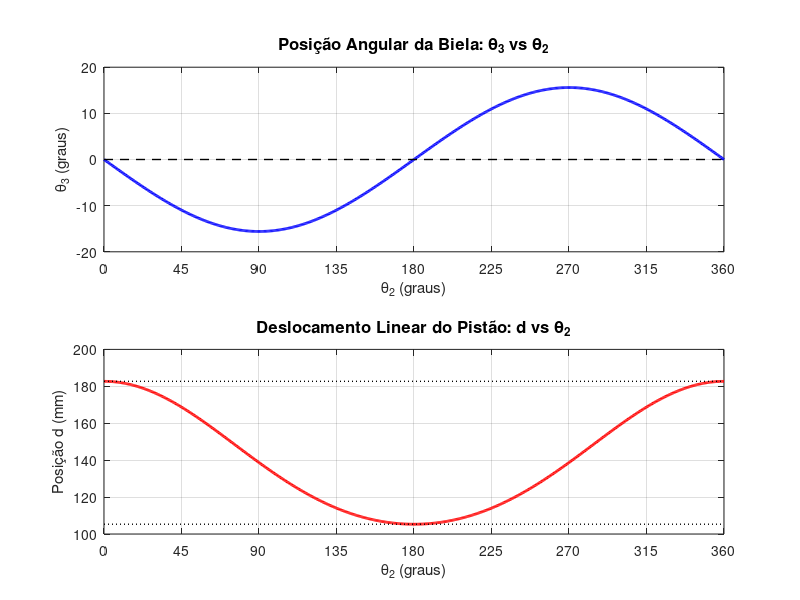
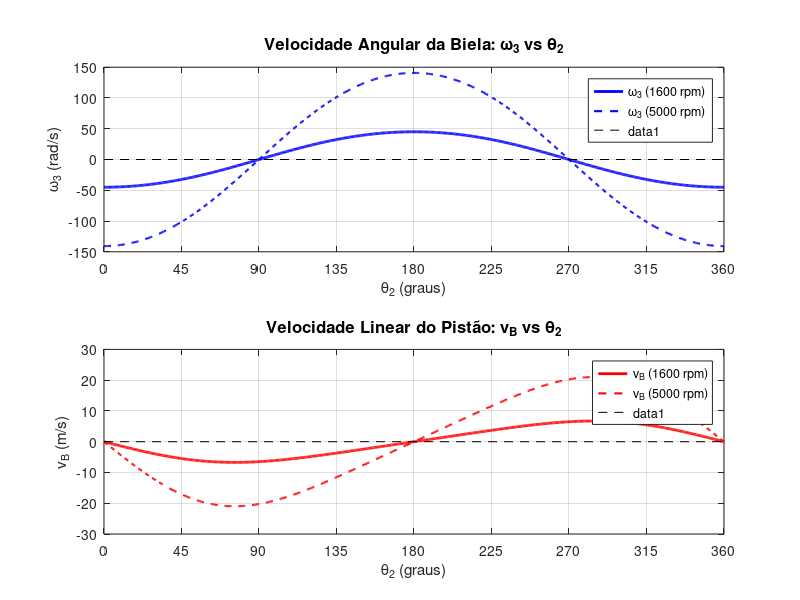
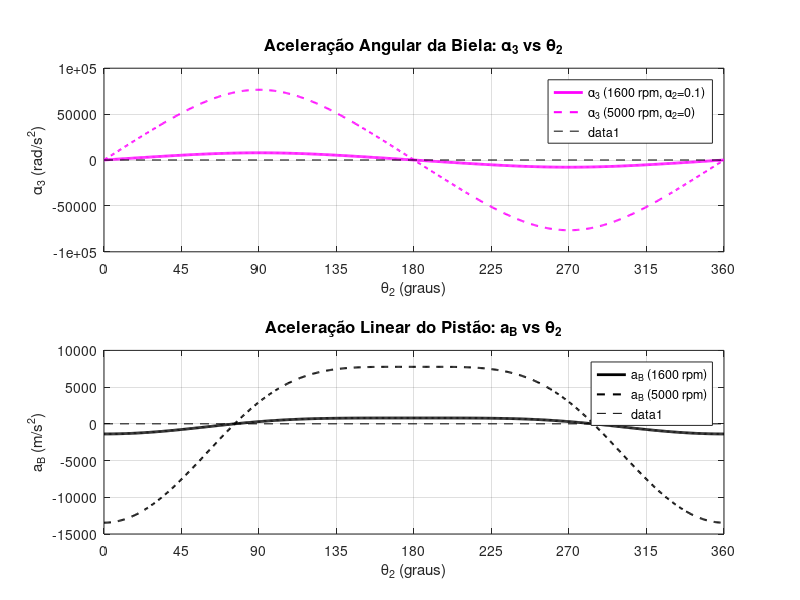
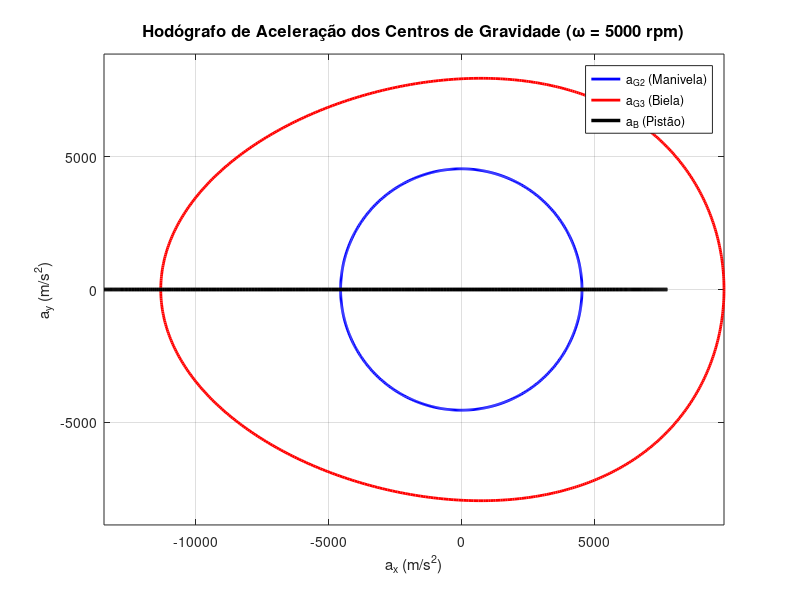

Here is the MATLAB script that generated these plots, in order:
% =========================================================================
% Atividade Extraclasse nº 6 - Cinemática da Biela-Manivela
% Resolução Numérica no Octave (Loop Vetorial & Jacobiana de Norton)
% Aluno: Guilherme Paiva Crispim Abalém | Prof. Sigeo Kitatani Jr.
% =========================================================================
clear; close all; clc;

% Diretório para salvar imagens
[script_dir, ~, ~] = fileparts(mfilename('fullpath'));
assets_dir = fullfile(script_dir, 'assets');
if ~exist(assets_dir, 'dir')
    mkdir(assets_dir);
end

% -------------------------------------------------------------------------
% 1. Parâmetros Geométricos e Operacionais
% -------------------------------------------------------------------------
C = 77.4e-3;            % Curso total do pistão [m]
a = C / 2;              % Raio da manivela [m] (38.7 mm)
b = 144e-3;             % Comprimento da biela [m] (144.0 mm)

% Condição (a): w = 1600 rpm, alpha = 0.1 rad/s^2
w2_a = 1600 * (2*pi/60); % [rad/s]
alpha2_a = 0.1;          % [rad/s^2]

% Condição (b): w = 5000 rpm, alpha = 0 rad/s^2
w2_b = 5000 * (2*pi/60); % [rad/s]
alpha2_b = 0.0;          % [rad/s^2]

% Vetor de ângulo da manivela (0 a 360 graus)
theta2_deg = 0:0.5:360;
N = length(theta2_deg);
theta2_rad = deg2rad(theta2_deg);

% Pré-alocação dos vetores
theta3     = zeros(1, N);
d_pos      = zeros(1, N);
w3_a       = zeros(1, N);
vB_a       = zeros(1, N);
alpha3_a   = zeros(1, N);
aB_a       = zeros(1, N);
w3_b       = zeros(1, N);
vB_b       = zeros(1, N);
alpha3_b   = zeros(1, N);
aB_b       = zeros(1, N);

% -------------------------------------------------------------------------
% 2. Solução Numérica: Posição, Velocidades e Acelerações
% -------------------------------------------------------------------------
chute_pos = [0; a + b]; % Chute inicial [theta3; d]
options = optimset('Display', 'off');

for k = 1:N
    t2 = theta2_rad(k);

    % --- 2.1. Posição Numérica (fsolve) ---
    sis_pos = @(x) [
        a * cos(t2) + b * cos(x(1)) - x(2);
        a * sin(t2) + b * sin(x(1))
    ];
    sol_pos = fsolve(sis_pos, chute_pos, options);
    theta3(k) = sol_pos(1);
    d_pos(k)  = sol_pos(2);
    chute_pos = sol_pos; % Continuidade numérica

    % Matriz Jacobiana (idêntica para velocidades e acelerações)
    J = [
        -b * sin(theta3(k)), -1;
         b * cos(theta3(k)),  0
    ];

    % --- 2.2. Velocidades Numéricas (J \ b_vel) ---
    % Condição (a)
    b_vel_a = [
        a * w2_a * sin(t2);
       -a * w2_a * cos(t2)
    ];
    sol_vel_a   = J \ b_vel_a;
    w3_a(k)     = sol_vel_a(1);
    vB_a(k)     = sol_vel_a(2);

    % Condição (b)
    b_vel_b = [
        a * w2_b * sin(t2);
       -a * w2_b * cos(t2)
    ];
    sol_vel_b   = J \ b_vel_b;
    w3_b(k)     = sol_vel_b(1);
    vB_b(k)     = sol_vel_b(2);

    % --- 2.3. Acelerações Numéricas (J \ b_acc) ---
    % Condição (a)
    b_acc_a = [
        a * alpha2_a * sin(t2) + a * (w2_a^2) * cos(t2) + b * (w3_a(k)^2) * cos(theta3(k));
       -a * alpha2_a * cos(t2) + a * (w2_a^2) * sin(t2) + b * (w3_a(k)^2) * sin(theta3(k))
    ];
    sol_acc_a   = J \ b_acc_a;
    alpha3_a(k) = sol_acc_a(1);
    aB_a(k)     = sol_acc_a(2);

    % Condição (b)
    b_acc_b = [
        a * alpha2_b * sin(t2) + a * (w2_b^2) * cos(t2) + b * (w3_b(k)^2) * cos(theta3(k));
       -a * alpha2_b * cos(t2) + a * (w2_b^2) * sin(t2) + b * (w3_b(k)^2) * sin(theta3(k))
    ];
    sol_acc_b   = J \ b_acc_b;
    alpha3_b(k) = sol_acc_b(1);
    aB_b(k)     = sol_acc_b(2);
end

theta3_deg = rad2deg(theta3);
d_pos_mm   = d_pos * 1e3;

% Acelerações nos Centros de Gravidade (5000 rpm) com G2 a 3/7 de a e G3 a 1/4 de b
aG2x_b = -(3/7) * a * (alpha2_b * sin(theta2_rad) + (w2_b^2) * cos(theta2_rad));
aG2y_b =  (3/7) * a * (alpha2_b * cos(theta2_rad) - (w2_b^2) * sin(theta2_rad));
aAx_b  = -a * (alpha2_b * sin(theta2_rad) + (w2_b^2) * cos(theta2_rad));
aAy_b  =  a * (alpha2_b * cos(theta2_rad) - (w2_b^2) * sin(theta2_rad));
aG3x_b = aAx_b - (1/4) * b * (alpha3_b .* sin(theta3) + (w3_b.^2) .* cos(theta3));
aG3y_b = aAy_b + (1/4) * b * (alpha3_b .* cos(theta3) - (w3_b.^2) .* sin(theta3));

% -------------------------------------------------------------------------
% 3. Geração dos Gráficos (300 DPI)
% -------------------------------------------------------------------------

% FIGURA 1: Análise Posicional
fig1 = figure('Visible', 'off', 'Position', [100, 100, 900, 650]);
subplot(2, 1, 1);
plot(theta2_deg, theta3_deg, 'b-', 'LineWidth', 2);
grid on;
xlim([0, 360]); set(gca, 'XTick', 0:45:360);
title('Posição Angular da Biela: \theta_3 vs \theta_2', 'FontSize', 12, 'FontWeight', 'bold');
xlabel('\theta_2 (graus)'); ylabel('\theta_3 (graus)');
line(xlim, [0, 0], 'Color', 'k', 'LineStyle', '--', 'LineWidth', 1);

subplot(2, 1, 2);
plot(theta2_deg, d_pos_mm, 'r-', 'LineWidth', 2);
grid on;
xlim([0, 360]); set(gca, 'XTick', 0:45:360);
title('Deslocamento Linear do Pistão: d vs \theta_2', 'FontSize', 12, 'FontWeight', 'bold');
xlabel('\theta_2 (graus)'); ylabel('Posição d (mm)');
line(xlim, [(b-a)*1e3, (b-a)*1e3], 'Color', 'k', 'LineStyle', ':', 'LineWidth', 1);
line(xlim, [(b+a)*1e3, (b+a)*1e3], 'Color', 'k', 'LineStyle', ':', 'LineWidth', 1);
print(fig1, fullfile(assets_dir, 'grafico_posicao.png'), '-dpng', '-r300');

% FIGURA 2: Análise de Velocidades
fig2 = figure('Visible', 'off', 'Position', [100, 100, 900, 650]);
subplot(2, 1, 1);
plot(theta2_deg, w3_a, 'b-', 'LineWidth', 2, 'DisplayName', '\omega_3 (1600 rpm)'); hold on;
plot(theta2_deg, w3_b, 'b--', 'LineWidth', 1.5, 'DisplayName', '\omega_3 (5000 rpm)');
grid on;
xlim([0, 360]); set(gca, 'XTick', 0:45:360);
title('Velocidade Angular da Biela: \omega_3 vs \theta_2', 'FontSize', 12, 'FontWeight', 'bold');
xlabel('\theta_2 (graus)'); ylabel('\omega_3 (rad/s)');
legend('Location', 'northeast');
line(xlim, [0, 0], 'Color', 'k', 'LineStyle', '--');

subplot(2, 1, 2);
plot(theta2_deg, vB_a, 'r-', 'LineWidth', 2, 'DisplayName', 'v_B (1600 rpm)'); hold on;
plot(theta2_deg, vB_b, 'r--', 'LineWidth', 1.5, 'DisplayName', 'v_B (5000 rpm)');
grid on;
xlim([0, 360]); set(gca, 'XTick', 0:45:360);
title('Velocidade Linear do Pistão: v_B vs \theta_2', 'FontSize', 12, 'FontWeight', 'bold');
xlabel('\theta_2 (graus)'); ylabel('v_B (m/s)');
legend('Location', 'northeast');
line(xlim, [0, 0], 'Color', 'k', 'LineStyle', '--');
print(fig2, fullfile(assets_dir, 'grafico_velocidades.png'), '-dpng', '-r300');

% FIGURA 3: Análise de Acelerações
fig3 = figure('Visible', 'off', 'Position', [100, 100, 900, 650]);
subplot(2, 1, 1);
plot(theta2_deg, alpha3_a, 'm-', 'LineWidth', 2, 'DisplayName', '\alpha_3 (1600 rpm, \alpha_2=0.1)'); hold on;
plot(theta2_deg, alpha3_b, 'm--', 'LineWidth', 1.5, 'DisplayName', '\alpha_3 (5000 rpm, \alpha_2=0)');
grid on;
xlim([0, 360]); set(gca, 'XTick', 0:45:360);
title('Aceleração Angular da Biela: \alpha_3 vs \theta_2', 'FontSize', 12, 'FontWeight', 'bold');
xlabel('\theta_2 (graus)'); ylabel('\alpha_3 (rad/s^2)');
legend('Location', 'northeast');
line(xlim, [0, 0], 'Color', 'k', 'LineStyle', '--');

subplot(2, 1, 2);
plot(theta2_deg, aB_a, 'k-', 'LineWidth', 2, 'DisplayName', 'a_B (1600 rpm)'); hold on;
plot(theta2_deg, aB_b, 'k--', 'LineWidth', 1.5, 'DisplayName', 'a_B (5000 rpm)');
grid on;
xlim([0, 360]); set(gca, 'XTick', 0:45:360);
title('Aceleração Linear do Pistão: a_B vs \theta_2', 'FontSize', 12, 'FontWeight', 'bold');
xlabel('\theta_2 (graus)'); ylabel('a_B (m/s^2)');
legend('Location', 'northeast');
line(xlim, [0, 0], 'Color', 'k', 'LineStyle', '--');
print(fig3, fullfile(assets_dir, 'grafico_aceleracoes.png'), '-dpng', '-r300');

% FIGURA 4: Hodógrafo de Aceleração dos Centros de Gravidade (5000 rpm)
fig4 = figure('Visible', 'off', 'Position', [100, 100, 900, 650]);
plot(aG2x_b, aG2y_b, 'b-', 'LineWidth', 2, 'DisplayName', 'a_{G2} (Manivela)'); hold on;
plot(aG3x_b, aG3y_b, 'r-', 'LineWidth', 2, 'DisplayName', 'a_{G3} (Biela)');
plot(aB_b, zeros(size(aB_b)), 'k-', 'LineWidth', 2.5, 'DisplayName', 'a_B (Pistão)');
grid on; axis equal;
title('Hodógrafo de Aceleração dos Centros de Gravidade (\omega = 5000 rpm)', 'FontSize', 12, 'FontWeight', 'bold');
xlabel('a_x (m/s^2)'); ylabel('a_y (m/s^2)');
legend('Location', 'northeast');
print(fig4, fullfile(assets_dir, 'grafico_hodografo_aceleracoes.png'), '-dpng', '-r300');

fprintf('Execução concluída e imagens salvas em %s com sucesso!\n', assets_dir);
